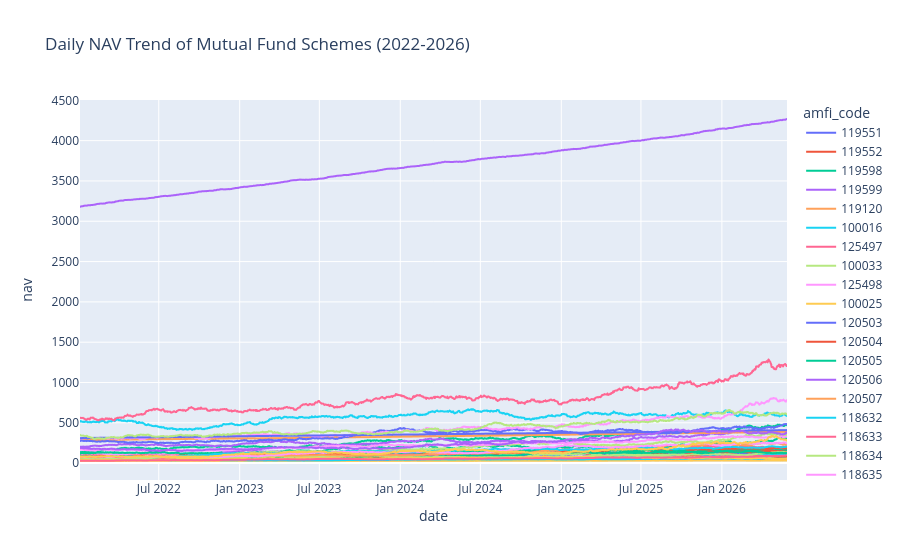

Notebook source saved alongside this figure:
### Code cell
import pandas as pd
import plotly.express as px

nav = pd.read_csv("data/raw/02_nav_history.csv")

nav["date"] = pd.to_datetime(nav["date"])

fig = px.line(
    nav,
    x="date",
    y="nav",
    color="amfi_code",
    title="Daily NAV Trend of Mutual Fund Schemes (2022-2026)"
)

fig.show()

### Figure 1 — Plotly figure (JSON) as saved in the notebook; plotly's stock layout.template omitted (floating-point values rounded to 4 significant figures; data arrays with more than 128 entries replaced by an {"elided": "..."} marker saying what was removed)
{"data": [{"hovertemplate": "amfi_code=119551<br>date=%{x}<br>nav=%{y}<extra></extra>", "legendgroup": "119551", "line": {"color": "#636efa", "dash": "solid"}, "marker": {"symbol": "circle"}, "mode": "lines", "name": "119551", "showlegend": true, "type": "scattergl", "x": {"elided": "1150 str values"}, "xaxis": "x", "y": {"elided": "1150 float values"}, "yaxis": "y"}, {"hovertemplate": "amfi_code=119552<br>date=%{x}<br>nav=%{y}<extra></extra>", "legendgroup": "119552", "line": {"color": "#EF553B", "dash": "solid"}, "marker": {"symbol": "circle"}, "mode": "lines", "name": "119552", "showlegend": true, "type": "scattergl", "x": {"elided": "1150 str values"}, "xaxis": "x", "y": {"elided": "1150 float values"}, "yaxis": "y"}, {"hovertemplate": "amfi_code=119598<br>date=%{x}<br>nav=%{y}<extra></extra>", "legendgroup": "119598", "line": {"color": "#00cc96", "dash": "solid"}, "marker": {"symbol": "circle"}, "mode": "lines", "name": "119598", "showlegend": true, "type": "scattergl", "x": {"elided": "1150 str values"}, "xaxis": "x", "y": {"elided": "1150 float values"}, "yaxis": "y"}, {"hovertemplate": "amfi_code=119599<br>date=%{x}<br>nav=%{y}<extra></extra>", "legendgroup": "119599", "line": {"color": "#ab63fa", "dash": "solid"}, "marker": {"symbol": "circle"}, "mode": "lines", "name": "119599", "showlegend": true, "type": "scattergl", "x": {"elided": "1150 str values"}, "xaxis": "x", "y": {"elided": "1150 float values"}, "yaxis": "y"}, {"hovertemplate": "amfi_code=119120<br>date=%{x}<br>nav=%{y}<extra></extra>", "legendgroup": "119120", "line": {"color": "#FFA15A", "dash": "solid"}, "marker": {"symbol": "circle"}, "mode": "lines", "name": "119120", "showlegend": true, "type": "scattergl", "x": {"elided": "1150 str values"}, "xaxis": "x", "y": {"elided": "1150 float values"}, "yaxis": "y"}, {"hovertemplate": "amfi_code=100016<br>date=%{x}<br>nav=%{y}<extra></extra>", "legendgroup": "100016", "line": {"color": "#19d3f3", "dash": "solid"}, "marker": {"symbol": "circle"}, "mode": "lines", "name": "100016", "showlegend": true, "type": "scattergl", "x": {"elided": "1150 str values"}, "xaxis": "x", "y": {"elided": "1150 float values"}, "yaxis": "y"}, {"hovertemplate": "amfi_code=125497<br>date=%{x}<br>nav=%{y}<extra></extra>", "legendgroup": "125497", "line": {"color": "#FF6692", "dash": "solid"}, "marker": {"symbol": "circle"}, "mode": "lines", "name": "125497", "showlegend": true, "type": "scattergl", "x": {"elided": "1150 str values"}, "xaxis": "x", "y": {"elided": "1150 float values"}, "yaxis": "y"}, {"hovertemplate": "amfi_code=100033<br>date=%{x}<br>nav=%{y}<extra></extra>", "legendgroup": "100033", "line": {"color": "#B6E880", "dash": "solid"}, "marker": {"symbol": "circle"}, "mode": "lines", "name": "100033", "showlegend": true, "type": "scattergl", "x": {"elided": "1150 str values"}, "xaxis": "x", "y": {"elided": "1150 float values"}, "yaxis": "y"}, {"hovertemplate": "amfi_code=125498<br>date=%{x}<br>nav=%{y}<extra></extra>", "legendgroup": "125498", "line": {"color": "#FF97FF", "dash": "solid"}, "marker": {"symbol": "circle"}, "mode": "lines", "name": "125498", "showlegend": true, "type": "scattergl", "x": {"elided": "1150 str values"}, "xaxis": "x", "y": {"elided": "1150 float values"}, "yaxis": "y"}, {"hovertemplate": "amfi_code=100025<br>date=%{x}<br>nav=%{y}<extra></extra>", "legendgroup": "100025", "line": {"color": "#FECB52", "dash": "solid"}, "marker": {"symbol": "circle"}, "mode": "lines", "name": "100025", "showlegend": true, "type": "scattergl", "x": {"elided": "1150 str values"}, "xaxis": "x", "y": {"elided": "1150 float values"}, "yaxis": "y"}, {"hovertemplate": "amfi_code=120503<br>date=%{x}<br>nav=%{y}<extra></extra>", "legendgroup": "120503", "line": {"color": "#636efa", "dash": "solid"}, "marker": {"symbol": "circle"}, "mode": "lines", "name": "120503", "showlegend": true, "type": "scattergl", "x": {"elided": "1150 str values"}, "xaxis": "x", "y": {"elided": "1150 float values"}, "yaxis": "y"}, {"hovertemplate": "amfi_code=120504<br>date=%{x}<br>nav=%{y}<extra></extra>", "legendgroup": "120504", "line": {"color": "#EF553B", "dash": "solid"}, "marker": {"symbol": "circle"}, "mode": "lines", "name": "120504", "showlegend": true, "type": "scattergl", "x": {"elided": "1150 str values"}, "xaxis": "x", "y": {"elided": "1150 float values"}, "yaxis": "y"}, {"hovertemplate": "amfi_code=120505<br>date=%{x}<br>nav=%{y}<extra></extra>", "legendgroup": "120505", "line": {"color": "#00cc96", "dash": "solid"}, "marker": {"symbol": "circle"}, "mode": "lines", "name": "120505", "showlegend": true, "type": "scattergl", "x": {"elided": "1150 str values"}, "xaxis": "x", "y": {"elided": "1150 float values"}, "yaxis": "y"}, {"hovertemplate": "amfi_code=120506<br>date=%{x}<br>nav=%{y}<extra></extra>", "legendgroup": "120506", "line": {"color": "#ab63fa", "dash": "solid"}, "marker": {"symbol": "circle"}, "mode": "lines", "name": "120506", "showlegend": true, "type": "scattergl", "x": {"elided": "1150 str values"}, "xaxis": "x", "y": {"elided": "1150 float values"}, "yaxis": "y"}, {"hovertemplate": "amfi_code=120507<br>date=%{x}<br>nav=%{y}<extra></extra>", "legendgroup": "120507", "line": {"color": "#FFA15A", "dash": "solid"}, "marker": {"symbol": "circle"}, "mode": "lines", "name": "120507", "showlegend": true, "type": "scattergl", "x": {"elided": "1150 str values"}, "xaxis": "x", "y": {"elided": "1150 float values"}, "yaxis": "y"}, {"hovertemplate": "amfi_code=118632<br>date=%{x}<br>nav=%{y}<extra></extra>", "legendgroup": "118632", "line": {"color": "#19d3f3", "dash": "solid"}, "marker": {"symbol": "circle"}, "mode": "lines", "name": "118632", "showlegend": true, "type": "scattergl", "x": {"elided": "1150 str values"}, "xaxis": "x", "y": {"elided": "1150 float values"}, "yaxis": "y"}, {"hovertemplate": "amfi_code=118633<br>date=%{x}<br>nav=%{y}<extra></extra>", "legendgroup": "118633", "line": {"color": "#FF6692", "dash": "solid"}, "marker": {"symbol": "circle"}, "mode": "lines", "name": "118633", "showlegend": true, "type": "scattergl", "x": {"elided": "1150 str values"}, "xaxis": "x", "y": {"elided": "1150 float values"}, "yaxis": "y"}, {"hovertemplate": "amfi_code=118634<br>date=%{x}<br>nav=%{y}<extra></extra>", "legendgroup": "118634", "line": {"color": "#B6E880", "dash": "solid"}, "marker": {"symbol": "circle"}, "mode": "lines", "name": "118634", "showlegend": true, "type": "scattergl", "x": {"elided": "1150 str values"}, "xaxis": "x", "y": {"elided": "1150 float values"}, "yaxis": "y"}, {"hovertemplate": "amfi_code=118635<br>date=%{x}<br>nav=%{y}<extra></extra>", "legendgroup": "118635", "line": {"color": "#FF97FF", "dash": "solid"}, "marker": {"symbol": "circle"}, "mode": "lines", "name": "118635", "showlegend": true, "type": "scattergl", "x": {"elided": "1150 str values"}, "xaxis": "x", "y": {"elided": "1150 float values"}, "yaxis": "y"}, {"hovertemplate": "amfi_code=118636<br>date=%{x}<br>nav=%{y}<extra></extra>", "legendgroup": "118636", "line": {"color": "#FECB52", "dash": "solid"}, "marker": {"symbol": "circle"}, "mode": "lines", "name": "118636", "showlegend": true, "type": "scattergl", "x": {"elided": "1150 str values"}, "xaxis": "x", "y": {"elided": "1150 float values"}, "yaxis": "y"}, {"hovertemplate": "amfi_code=120841<br>date=%{x}<br>nav=%{y}<extra></extra>", "legendgroup": "120841", "line": {"color": "#636efa", "dash": "solid"}, "marker": {"symbol": "circle"}, "mode": "lines", "name": "120841", "showlegend": true, "type": "scattergl", "x": {"elided": "1150 str values"}, "xaxis": "x", "y": {"elided": "1150 float values"}, "yaxis": "y"}, {"hovertemplate": "amfi_code=120842<br>date=%{x}<br>nav=%{y}<extra></extra>", "legendgroup": "120842", "line": {"color": "#EF553B", "dash": "solid"}, "marker": {"symbol": "circle"}, "mode": "lines", "name": "120842", "showlegend": true, "type": "scattergl", "x": {"elided": "1150 str values"}, "xaxis": "x", "y": {"elided": "1150 float values"}, "yaxis": "y"}, {"hovertemplate": "amfi_code=120843<br>date=%{x}<br>nav=%{y}<extra></extra>", "legendgroup": "120843", "line": {"color": "#00cc96", "dash": "solid"}, "marker": {"symbol": "circle"}, "mode": "lines", "name": "120843", "showlegend": true, "type": "scattergl", "x": {"elided": "1150 str values"}, "xaxis": "x", "y": {"elided": "1150 float values"}, "yaxis": "y"}, {"hovertemplate": "amfi_code=120844<br>date=%{x}<br>nav=%{y}<extra></extra>", "legendgroup": "120844", "line": {"color": "#ab63fa", "dash": "solid"}, "marker": {"symbol": "circle"}, "mode": "lines", "name": "120844", "showlegend": true, "type": "scattergl", "x": {"elided": "1150 str values"}, "xaxis": "x", "y": {"elided": "1150 float values"}, "yaxis": "y"}, {"hovertemplate": "amfi_code=119092<br>date=%{x}<br>nav=%{y}<extra></extra>", "legendgroup": "119092", "line": {"color": "#FFA15A", "dash": "solid"}, "marker": {"symbol": "circle"}, "mode": "lines", "name": "119092", "showlegend": true, "type": "scattergl", "x": {"elided": "1150 str values"}, "xaxis": "x", "y": {"elided": "1150 float values"}, "yaxis": "y"}, {"hovertemplate": "amfi_code=119093<br>date=%{x}<br>nav=%{y}<extra></extra>", "legendgroup": "119093", "line": {"color": "#19d3f3", "dash": "solid"}, "marker": {"symbol": "circle"}, "mode": "lines", "name": "119093", "showlegend": true, "type": "scattergl", "x": {"elided": "1150 str values"}, "xaxis": "x", "y": {"elided": "1150 float values"}, "yaxis": "y"}, {"hovertemplate": "amfi_code=119094<br>date=%{x}<br>nav=%{y}<extra></extra>", "legendgroup": "119094", "line": {"color": "#FF6692", "dash": "solid"}, "marker": {"symbol": "circle"}, "mode": "lines", "name": "119094", "showlegend": true, "type": "scattergl", "x": {"elided": "1150 str values"}, "xaxis": "x", "y": {"elided": "1150 float values"}, "yaxis": "y"}, {"hovertemplate": "amfi_code=119095<br>date=%{x}<br>nav=%{y}<extra></extra>", "legendgroup": "119095", "line": {"color": "#B6E880", "dash": "solid"}, "marker": {"symbol": "circle"}, "mode": "lines", "name": "119095", "showlegend": true, "type": "scattergl", "x": {"elided": "1150 str values"}, "xaxis": "x", "y": {"elided": "1150 float values"}, "yaxis": "y"}, {"hovertemplate": "amfi_code=101206<br>date=%{x}<br>nav=%{y}<extra></extra>", "legendgroup": "101206", "line": {"color": "#FF97FF", "dash": "solid"}, "marker": {"symbol": "circle"}, "mode": "lines", "name": "101206", "showlegend": true, "type": "scattergl", "x": {"elided": "1150 str values"}, "xaxis": "x", "y": {"elided": "1150 float values"}, "yaxis": "y"}, {"hovertemplate": "amfi_code=101207<br>date=%{x}<br>nav=%{y}<extra></extra>", "legendgroup": "101207", "line": {"color": "#FECB52", "dash": "solid"}, "marker": {"symbol": "circle"}, "mode": "lines", "name": "101207", "showlegend": true, "type": "scattergl", "x": {"elided": "1150 str values"}, "xaxis": "x", "y": {"elided": "1150 float values"}, "yaxis": "y"}, {"hovertemplate": "amfi_code=101208<br>date=%{x}<br>nav=%{y}<extra></extra>", "legendgroup": "101208", "line": {"color": "#636efa", "dash": "solid"}, "marker": {"symbol": "circle"}, "mode": "lines", "name": "101208", "showlegend": true, "type": "scattergl", "x": {"elided": "1150 str values"}, "xaxis": "x", "y": {"elided": "1150 float values"}, "yaxis": "y"}, {"hovertemplate": "amfi_code=102885<br>date=%{x}<br>nav=%{y}<extra></extra>", "legendgroup": "102885", "line": {"color": "#EF553B", "dash": "solid"}, "marker": {"symbol": "circle"}, "mode": "lines", "name": "102885", "showlegend": true, "type": "scattergl", "x": {"elided": "1150 str values"}, "xaxis": "x", "y": {"elided": "1150 float values"}, "yaxis": "y"}, {"hovertemplate": "amfi_code=102886<br>date=%{x}<br>nav=%{y}<extra></extra>", "legendgroup": "102886", "line": {"color": "#00cc96", "dash": "solid"}, "marker": {"symbol": "circle"}, "mode": "lines", "name": "102886", "showlegend": true, "type": "scattergl", "x": {"elided": "1150 str values"}, "xaxis": "x", "y": {"elided": "1150 float values"}, "yaxis": "y"}, {"hovertemplate": "amfi_code=102887<br>date=%{x}<br>nav=%{y}<extra></extra>", "legendgroup": "102887", "line": {"color": "#ab63fa", "dash": "solid"}, "marker": {"symbol": "circle"}, "mode": "lines", "name": "102887", "showlegend": true, "type": "scattergl", "x": {"elided": "1150 str values"}, "xaxis": "x", "y": {"elided": "1150 float values"}, "yaxis": "y"}, {"hovertemplate": "amfi_code=148567<br>date=%{x}<br>nav=%{y}<extra></extra>", "legendgroup": "148567", "line": {"color": "#FFA15A", "dash": "solid"}, "marker": {"symbol": "circle"}, "mode": "lines", "name": "148567", "showlegend": true, "type": "scattergl", "x": {"elided": "1150 str values"}, "xaxis": "x", "y": {"elided": "1150 float values"}, "yaxis": "y"}, {"hovertemplate": "amfi_code=148568<br>date=%{x}<br>nav=%{y}<extra></extra>", "legendgroup": "148568", "line": {"color": "#19d3f3", "dash": "solid"}, "marker": {"symbol": "circle"}, "mode": "lines", "name": "148568", "showlegend": true, "type": "scattergl", "x": {"elided": "1150 str values"}, "xaxis": "x", "y": {"elided": "1150 float values"}, "yaxis": "y"}, {"hovertemplate": "amfi_code=148569<br>date=%{x}<br>nav=%{y}<extra></extra>", "legendgroup": "148569", "line": {"color": "#FF6692", "dash": "solid"}, "marker": {"symbol": "circle"}, "mode": "lines", "name": "148569", "showlegend": true, "type": "scattergl", "x": {"elided": "1150 str values"}, "xaxis": "x", "y": {"elided": "1150 float values"}, "yaxis": "y"}, {"hovertemplate": "amfi_code=149322<br>date=%{x}<br>nav=%{y}<extra></extra>", "legendgroup": "149322", "line": {"color": "#B6E880", "dash": "solid"}, "marker": {"symbol": "circle"}, "mode": "lines", "name": "149322", "showlegend": true, "type": "scattergl", "x": {"elided": "1150 str values"}, "xaxis": "x", "y": {"elided": "1150 float values"}, "yaxis": "y"}, {"hovertemplate": "amfi_code=149323<br>date=%{x}<br>nav=%{y}<extra></extra>", "legendgroup": "149323", "line": {"color": "#FF97FF", "dash": "solid"}, "marker": {"symbol": "circle"}, "mode": "lines", "name": "149323", "showlegend": true, "type": "scattergl", "x": {"elided": "1150 str values"}, "xaxis": "x", "y": {"elided": "1150 float values"}, "yaxis": "y"}, {"hovertemplate": "amfi_code=149324<br>date=%{x}<br>nav=%{y}<extra></extra>", "legendgroup": "149324", "line": {"color": "#FECB52", "dash": "solid"}, "marker": {"symbol": "circle"}, "mode": "lines", "name": "149324", "showlegend": true, "type": "scattergl", "x": {"elided": "1150 str values"}, "xaxis": "x", "y": {"elided": "1150 float values"}, "yaxis": "y"}], "layout": {"legend": {"title": {"text": "amfi_code"}, "tracegroupgap": 0}, "title": {"text": "Daily NAV Trend of Mutual Fund Schemes (2022-2026)"}, "xaxis": {"anchor": "y", "domain": [0, 1], "title": {"text": "date"}}, "yaxis": {"anchor": "x", "domain": [0, 1], "title": {"text": "nav"}}}}
